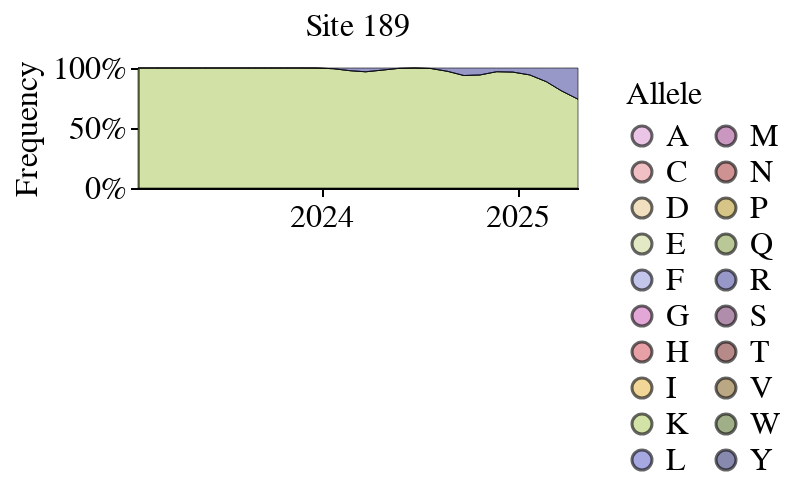

Notebook code for this chart:
### Code cell
plot_site_frequencies(frequencies_12y_df.query('date.dt.year >= 2023'), 189)

### Figure 1 — Vega-Lite specification as saved in the notebook (floating-point values rounded to 4 significant figures)
{"config": {"background": "white", "title": {"fontSize": 20, "fontWeight": "normal", "font": "Helvetica", "anchor": "start", "color": "#000000", "orient": "top", "offset": 5, "subtitleColor": "gray", "subtitleFont": "Helvetica", "subtitleFontWeight": "normal", "subtitleFontSize": 18, "subtitlePadding": 2}, "axis": {"domain": true, "domainColor": "black", "domainWidth": 1, "grid": false, "gridColor": "#DEDDDD", "gridWidth": 0.5, "labelFont": "Helvetica", "labelFontSize": 16, "labelFlush": false, "labelFontWeight": "normal", "labelPadding": 2, "tickColor": "black", "tickSize": 4, "tickCount": 3, "tickWidth": 1, "titleFont": "Helvetica", "titleAlign": "center", "titleFontWeight": "normal", "titleFontSize": 16, "titlePadding": 5}, "legend": {"labelFont": "Helvetica", "labelFontSize": 16, "symbolSize": 100, "titleFont": "Helvetica", "titleFontSize": 16, "titleFontWeight": "normal", "padding": 5, "titleLimit": 200, "gradientLength": 100}, "range": {"category": ["#4e79a7", "#f28e2c", "#e15759", "#76b7b2", "#59a14f", "#edc949", "#af7aa1", "#ff9da7", "#9c755f", "#bab0ab"], "diverging": ["#c7e9b4", "#7fcdbb", "#41b6c4", "#1d91c0", "#225ea8", "#253494"]}, "view": {"stroke": "white", "strokeWidth": 0}, "text": {"font": "Helvetica", "fontSize": 16}}, "data": {"name": "data-d96a7659dd994ba8e97323ddb1e51178"}, "mark": {"type": "area", "opacity": 0.6, "stroke": "black", "strokeWidth": 0.5}, "encoding": {"color": {"field": "allele", "legend": {"columns": 2}, "scale": {"domain": ["A", "C", "D", "E", "F", "G", "H", "I", "K", "L", "M", "N", "P", "Q", "R", "S", "T", "V", "W", "Y"], "range": ["#DE9ED6", "#E7969C", "#E7CB94", "#CEDB9C", "#9C9EDE", "#CE6DBD", "#D6616B", "#E7BA52", "#B5CF6B", "#6B6ECF", "#A55194", "#AD494A", "#BD9E39", "#8CA252", "#5254A3", "#7B4173", "#843C39", "#8C6D31", "#637939", "#393B79"]}, "title": "Allele", "type": "nominal"}, "order": {"field": "allele", "type": "nominal"}, "tooltip": [{"field": "HA_region", "type": "nominal"}, {"field": "site", "type": "quantitative"}, {"field": "allele", "type": "nominal"}, {"field": "frequency", "type": "quantitative"}, {"field": "date", "type": "temporal"}], "x": {"axis": {"grid": false, "tickCount": 3}, "field": "date", "title": "", "type": "temporal"}, "y": {"axis": {"grid": false, "tickCount": 3}, "field": "frequency", "stack": "normalize", "title": "Frequency", "type": "quantitative"}}, "height": 60, "title": {"text": "Site 189", "anchor": "middle", "fontSize": 16, "fontWeight": "normal"}, "width": 220, "$schema": "https://vega.github.io/schema/vega-lite/v5.16.3.json", "datasets": {"data-d96a7659dd994ba8e97323ddb1e51178": [{"timepoint": 2025.0, "HA_region": "HA1", "HA_site": 189, "allele": "K", "frequency": 0.9373, "site": 189, "date": "2024-09-23T18:41:02.400001"}, {"timepoint": 2025.0, "HA_region": "HA1", "HA_site": 189, "allele": "N", "frequency": 0.0, "site": 189, "date": "2024-09-23T18:41:02.400001"}, {"timepoint": 2025.0, "HA_region": "HA1", "HA_site": 189, "allele": "N", "frequency": 0.0, "site": 189, "date": "2024-10-23T16:07:40.799998"}, {"timepoint": 2025.0, "HA_region": "HA1", "HA_site": 189, "allele": "R", "frequency": 0.06266, "site": 189, "date": "2024-09-23T18:41:02.400001"}, {"timepoint": 2025.0, "HA_region": "HA1", "HA_site": 189, "allele": "K", "frequency": 0.9423, "site": 189, "date": "2024-10-23T16:07:40.799998"}, {"timepoint": 2024.0, "HA_region": "HA1", "HA_site": 189, "allele": "R", "frequency": 0.0, "site": 189, "date": "2023-08-24T11:57:07.199998"}, {"timepoint": 2024.0, "HA_region": "HA1", "HA_site": 189, "allele": "N", "frequency": 0.0, "site": 189, "date": "2023-08-24T11:57:07.199998"}, {"timepoint": 2024.0, "HA_region": "HA1", "HA_site": 189, "allele": "K", "frequency": 1.0, "site": 189, "date": "2023-08-24T11:57:07.199998"}, {"timepoint": 2025.0, "HA_region": "HA1", "HA_site": 189, "allele": "R", "frequency": 0.05771, "site": 189, "date": "2024-10-23T16:07:40.799998"}, {"timepoint": 2024.0, "HA_region": "HA1", "HA_site": 189, "allele": "R", "frequency": 0.000434, "site": 189, "date": "2024-06-24T00:25:11.999997"}, {"timepoint": 2024.0, "HA_region": "HA1", "HA_site": 189, "allele": "K", "frequency": 0.9996, "site": 189, "date": "2024-06-24T00:25:11.999997"}, {"timepoint": 2024.0, "HA_region": "HA1", "HA_site": 189, "allele": "R", "frequency": 0.0, "site": 189, "date": "2023-09-24T11:40:33.600000"}, {"timepoint": 2024.0, "HA_region": "HA1", "HA_site": 189, "allele": "K", "frequency": 1.0, "site": 189, "date": "2023-09-24T11:40:33.600000"}, {"timepoint": 2024.0, "HA_region": "HA1", "HA_site": 189, "allele": "N", "frequency": 0.0, "site": 189, "date": "2024-06-24T00:25:11.999997"}, {"timepoint": 2025.0, "HA_region": "HA1", "HA_site": 189, "allele": "K", "frequency": 0.8099, "site": 189, "date": "2025-03-24T11:45:36.000004"}, {"timepoint": 2025.0, "HA_region": "HA1", "HA_site": 189, "allele": "N", "frequency": 0.0, "site": 189, "date": "2024-11-23T14:06:00.000001"}, {"timepoint": 2025.0, "HA_region": "HA1", "HA_site": 189, "allele": "R", "frequency": 0.03088, "site": 189, "date": "2024-11-23T14:06:00.000001"}, {"timepoint": 2024.0, "HA_region": "HA1", "HA_site": 189, "allele": "N", "frequency": 0.0, "site": 189, "date": "2023-09-24T11:40:33.600000"}, {"timepoint": 2025.0, "HA_region": "HA1", "HA_site": 189, "allele": "N", "frequency": 0.0, "site": 189, "date": "2025-03-24T11:45:36.000004"}, {"timepoint": 2023.0, "HA_region": "HA1", "HA_site": 189, "allele": "K", "frequency": 1.0, "site": 189, "date": "2023-04-24T12:21:35.999998"}, {"timepoint": 2024.0, "HA_region": "HA1", "HA_site": 189, "allele": "R", "frequency": 0.03148, "site": 189, "date": "2024-03-24T06:09:21.600001"}, {"timepoint": 2025.0, "HA_region": "HA1", "HA_site": 189, "allele": "R", "frequency": 0.1901, "site": 189, "date": "2025-03-24T11:45:36.000004"}, {"timepoint": 2024.0, "HA_region": "HA1", "HA_site": 189, "allele": "K", "frequency": 0.9685, "site": 189, "date": "2024-03-24T06:09:21.600001"}, {"timepoint": 2024.0, "HA_region": "HA1", "HA_site": 189, "allele": "N", "frequency": 0.0, "site": 189, "date": "2024-03-24T06:09:21.600001"}, {"timepoint": 2025.0, "HA_region": "HA1", "HA_site": 189, "allele": "K", "frequency": 0.9664, "site": 189, "date": "2024-12-23T12:25:11.999997"}, {"timepoint": 2025.0, "HA_region": "HA1", "HA_site": 189, "allele": "R", "frequency": 0.03364, "site": 189, "date": "2024-12-23T12:25:11.999997"}, {"timepoint": 2025.0, "HA_region": "HA1", "HA_site": 189, "allele": "N", "frequency": 0.0, "site": 189, "date": "2025-02-24T11:52:04.800001"}, {"timepoint": 2024.0, "HA_region": "HA1", "HA_site": 189, "allele": "R", "frequency": 2.4e-05, "site": 189, "date": "2023-11-24T12:20:52.800003"}, {"timepoint": 2023.0, "HA_region": "HA1", "HA_site": 189, "allele": "R", "frequency": 0.0, "site": 189, "date": "2023-04-24T12:21:35.999998"}, {"timepoint": 2025.0, "HA_region": "HA1", "HA_site": 189, "allele": "K", "frequency": 0.9691, "site": 189, "date": "2024-11-23T14:06:00.000001"}, {"timepoint": 2023.0, "HA_region": "HA1", "HA_site": 189, "allele": "N", "frequency": 0.0, "site": 189, "date": "2023-04-24T12:21:35.999998"}, {"timepoint": 2025.0, "HA_region": "HA1", "HA_site": 189, "allele": "K", "frequency": 0.8859, "site": 189, "date": "2025-02-24T11:52:04.800001"}, {"timepoint": 2025.0, "HA_region": "HA1", "HA_site": 189, "allele": "R", "frequency": 0.1141, "site": 189, "date": "2025-02-24T11:52:04.800001"}, {"timepoint": 2025.0, "HA_region": "HA1", "HA_site": 189, "allele": "K", "frequency": 0.7402, "site": 189, "date": "2025-04-24T12:21:35.999998"}, {"timepoint": 2023.0, "HA_region": "HA1", "HA_site": 189, "allele": "N", "frequency": 0.0, "site": 189, "date": "2023-01-24T12:08:38.399999"}, {"timepoint": 2025.0, "HA_region": "HA1", "HA_site": 189, "allele": "N", "frequency": 0.0, "site": 189, "date": "2025-04-24T12:21:35.999998"}, {"timepoint": 2024.0, "HA_region": "HA1", "HA_site": 189, "allele": "N", "frequency": 0.0, "site": 189, "date": "2024-02-24T08:21:50.399997"}, {"timepoint": 2023.0, "HA_region": "HA1", "HA_site": 189, "allele": "K", "frequency": 1.0, "site": 189, "date": "2023-01-24T12:08:38.399999"}, {"timepoint": 2023.0, "HA_region": "HA1", "HA_site": 189, "allele": "R", "frequency": 0.0, "site": 189, "date": "2023-01-24T12:08:38.399999"}, {"timepoint": 2025.0, "HA_region": "HA1", "HA_site": 189, "allele": "N", "frequency": 0.0, "site": 189, "date": "2024-12-23T12:25:11.999997"}, {"timepoint": 2024.0, "HA_region": "HA1", "HA_site": 189, "allele": "N", "frequency": 0.0, "site": 189, "date": "2023-11-24T12:20:52.800003"}, {"timepoint": 2024.0, "HA_region": "HA1", "HA_site": 189, "allele": "K", "frequency": 1.0, "site": 189, "date": "2023-11-24T12:20:52.800003"}, {"timepoint": 2023.0, "HA_region": "HA1", "HA_site": 189, "allele": "N", "frequency": 0.0, "site": 189, "date": "2023-03-24T11:45:36.000004"}, {"timepoint": 2023.0, "HA_region": "HA1", "HA_site": 189, "allele": "R", "frequency": 0.0, "site": 189, "date": "2023-05-24T12:25:55.199999"}, {"timepoint": 2025.0, "HA_region": "HA1", "HA_site": 189, "allele": "R", "frequency": 0.2598, "site": 189, "date": "2025-04-24T12:21:35.999998"}, {"timepoint": 2024.0, "HA_region": "HA1", "HA_site": 189, "allele": "K", "frequency": 1.0, "site": 189, "date": "2023-10-24T11:44:52.800002"}, {"timepoint": 2024.0, "HA_region": "HA1", "HA_site": 189, "allele": "N", "frequency": 0.0, "site": 189, "date": "2023-10-24T11:44:52.800002"}, {"timepoint": 2024.0, "HA_region": "HA1", "HA_site": 189, "allele": "N", "frequency": 0.0, "site": 189, "date": "2023-07-24T12:13:40.800003"}, {"timepoint": 2023.0, "HA_region": "HA1", "HA_site": 189, "allele": "K", "frequency": 1.0, "site": 189, "date": "2023-03-24T11:45:36.000004"}, {"timepoint": 2025.0, "HA_region": "HA1", "HA_site": 189, "allele": "N", "frequency": 0.0, "site": 189, "date": "2024-08-23T20:42:43.199997"}, {"timepoint": 2023.0, "HA_region": "HA1", "HA_site": 189, "allele": "K", "frequency": 1.0, "site": 189, "date": "2023-02-24T11:52:04.800001"}, {"timepoint": 2025.0, "HA_region": "HA1", "HA_site": 189, "allele": "R", "frequency": 0.02728, "site": 189, "date": "2024-08-23T20:42:43.199997"}, {"timepoint": 2025.0, "HA_region": "HA1", "HA_site": 189, "allele": "K", "frequency": 0.9727, "site": 189, "date": "2024-08-23T20:42:43.199997"}, {"timepoint": 2023.0, "HA_region": "HA1", "HA_site": 189, "allele": "R", "frequency": 0.0, "site": 189, "date": "2023-02-24T11:52:04.800001"}, {"timepoint": 2024.0, "HA_region": "HA1", "HA_site": 189, "allele": "N", "frequency": 0.0, "site": 189, "date": "2023-12-24T12:25:11.999997"}, {"timepoint": 2024.0, "HA_region": "HA1", "HA_site": 189, "allele": "K", "frequency": 0.9994, "site": 189, "date": "2023-12-24T12:25:11.999997"}, {"timepoint": 2023.0, "HA_region": "HA1", "HA_site": 189, "allele": "N", "frequency": 0.0, "site": 189, "date": "2023-02-24T11:52:04.800001"}, {"timepoint": 2023.0, "HA_region": "HA1", "HA_site": 189, "allele": "K", "frequency": 1.0, "site": 189, "date": "2023-05-24T12:25:55.199999"}, {"timepoint": 2023.0, "HA_region": "HA1", "HA_site": 189, "allele": "N", "frequency": 0.0, "site": 189, "date": "2023-05-24T12:25:55.199999"}, {"timepoint": 2024.0, "HA_region": "HA1", "HA_site": 189, "allele": "R", "frequency": 0.000558, "site": 189, "date": "2023-12-24T12:25:11.999997"}, {"timepoint": 2024.0, "HA_region": "HA1", "HA_site": 189, "allele": "K", "frequency": 0.9825, "site": 189, "date": "2024-04-24T04:07:40.799998"}, {"timepoint": 2024.0, "HA_region": "HA1", "HA_site": 189, "allele": "R", "frequency": 0.0175, "site": 189, "date": "2024-04-24T04:07:40.799998"}, {"timepoint": 2025.0, "HA_region": "HA1", "HA_site": 189, "allele": "K", "frequency": 0.9961, "site": 189, "date": "2024-07-23T22:44:24.000001"}, {"timepoint": 2025.0, "HA_region": "HA1", "HA_site": 189, "allele": "N", "frequency": 0.0, "site": 189, "date": "2024-07-23T22:44:24.000001"}, {"timepoint": 2024.0, "HA_region": "HA1", "HA_site": 189, "allele": "R", "frequency": 0.02242, "site": 189, "date": "2024-02-24T08:21:50.399997"}, {"timepoint": 2023.0, "HA_region": "HA1", "HA_site": 189, "allele": "N", "frequency": 0.0, "site": 189, "date": "2023-06-24T12:09:21.600001"}, {"timepoint": 2023.0, "HA_region": "HA1", "HA_site": 189, "allele": "K", "frequency": 1.0, "site": 189, "date": "2023-06-24T12:09:21.600001"}, {"timepoint": 2023.0, "HA_region": "HA1", "HA_site": 189, "allele": "R", "frequency": 0.0, "site": 189, "date": "2023-06-24T12:09:21.600001"}, {"timepoint": 2023.0, "HA_region": "HA1", "HA_site": 189, "allele": "R", "frequency": 0.0, "site": 189, "date": "2023-03-24T11:45:36.000004"}, {"timepoint": 2024.0, "HA_region": "HA1", "HA_site": 189, "allele": "K", "frequency": 0.9967, "site": 189, "date": "2024-05-24T02:26:52.800001"}, {"timepoint": 2024.0, "HA_region": "HA1", "HA_site": 189, "allele": "N", "frequency": 0.0, "site": 189, "date": "2024-01-24T10:23:31.200001"}, {"timepoint": 2024.0, "HA_region": "HA1", "HA_site": 189, "allele": "N", "frequency": 0.0, "site": 189, "date": "2024-04-24T04:07:40.799998"}, {"timepoint": 2024.0, "HA_region": "HA1", "HA_site": 189, "allele": "K", "frequency": 0.9941, "site": 189, "date": "2024-01-24T10:23:31.200001"}, {"timepoint": 2024.0, "HA_region": "HA1", "HA_site": 189, "allele": "R", "frequency": 0.005885, "site": 189, "date": "2024-01-24T10:23:31.200001"}, {"timepoint": 2025.0, "HA_region": "HA1", "HA_site": 189, "allele": "N", "frequency": 0.0, "site": 189, "date": "2025-01-24T12:08:38.399999"}, {"timepoint": 2025.0, "HA_region": "HA1", "HA_site": 189, "allele": "R", "frequency": 0.003926, "site": 189, "date": "2024-07-23T22:44:24.000001"}, {"timepoint": 2024.0, "HA_region": "HA1", "HA_site": 189, "allele": "K", "frequency": 1.0, "site": 189, "date": "2023-07-24T12:13:40.800003"}, {"timepoint": 2024.0, "HA_region": "HA1", "HA_site": 189, "allele": "R", "frequency": 0.0, "site": 189, "date": "2023-07-24T12:13:40.800003"}, {"timepoint": 2025.0, "HA_region": "HA1", "HA_site": 189, "allele": "R", "frequency": 0.05756, "site": 189, "date": "2025-01-24T12:08:38.399999"}, {"timepoint": 2025.0, "HA_region": "HA1", "HA_site": 189, "allele": "K", "frequency": 0.9424, "site": 189, "date": "2025-01-24T12:08:38.399999"}, {"timepoint": 2024.0, "HA_region": "HA1", "HA_site": 189, "allele": "R", "frequency": 0.00332, "site": 189, "date": "2024-05-24T02:26:52.800001"}, {"timepoint": 2024.0, "HA_region": "HA1", "HA_site": 189, "allele": "N", "frequency": 0.0, "site": 189, "date": "2024-05-24T02:26:52.800001"}, {"timepoint": 2024.0, "HA_region": "HA1", "HA_site": 189, "allele": "K", "frequency": 0.9776, "site": 189, "date": "2024-02-24T08:21:50.399997"}, {"timepoint": 2024.0, "HA_region": "HA1", "HA_site": 189, "allele": "R", "frequency": 0.0, "site": 189, "date": "2023-10-24T11:44:52.800002"}]}}
